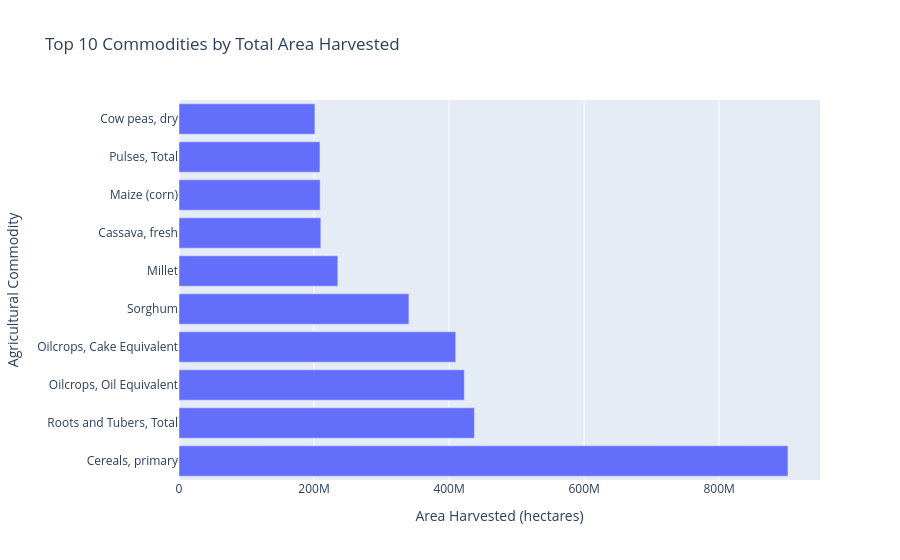

Here is the notebook cell this chart was saved with:
### Code cell
fig = px.bar(
    top_area,
    x="Area_Harvested",
    y="Item",
    orientation="h",
    title="Top 10 Commodities by Total Area Harvested",
    labels={
        "Area_Harvested": "Area Harvested (hectares)",
        "Item": "Agricultural Commodity"
    }
)

fig.show()

### Figure 1 — Plotly figure (JSON) as saved in the notebook; plotly's stock layout.template omitted (floating-point values rounded to 4 significant figures)
{"data": [{"hovertemplate": "Area Harvested (hectares)=%{x}<br>Agricultural Commodity=%{y}<extra></extra>", "legendgroup": "", "marker": {"color": "#636efa", "pattern": {"shape": ""}}, "name": "", "orientation": "h", "showlegend": false, "textposition": "auto", "type": "bar", "x": [901900000.0, 437500000.0, 422600000.0, 409800000.0, 340500000.0, 235200000.0, 210100000.0, 209100000.0, 208700000.0, 201300000.0], "xaxis": "x", "y": ["Cereals, primary", "Roots and Tubers, Total", "Oilcrops, Oil Equivalent", "Oilcrops, Cake Equivalent", "Sorghum", "Millet", "Cassava, fresh", "Maize (corn)", "Pulses, Total", "Cow peas, dry"], "yaxis": "y"}], "layout": {"barmode": "relative", "legend": {"tracegroupgap": 0}, "title": {"text": "Top 10 Commodities by Total Area Harvested"}, "xaxis": {"anchor": "y", "domain": [0, 1], "title": {"text": "Area Harvested (hectares)"}}, "yaxis": {"anchor": "x", "domain": [0, 1], "title": {"text": "Agricultural Commodity"}}}}
